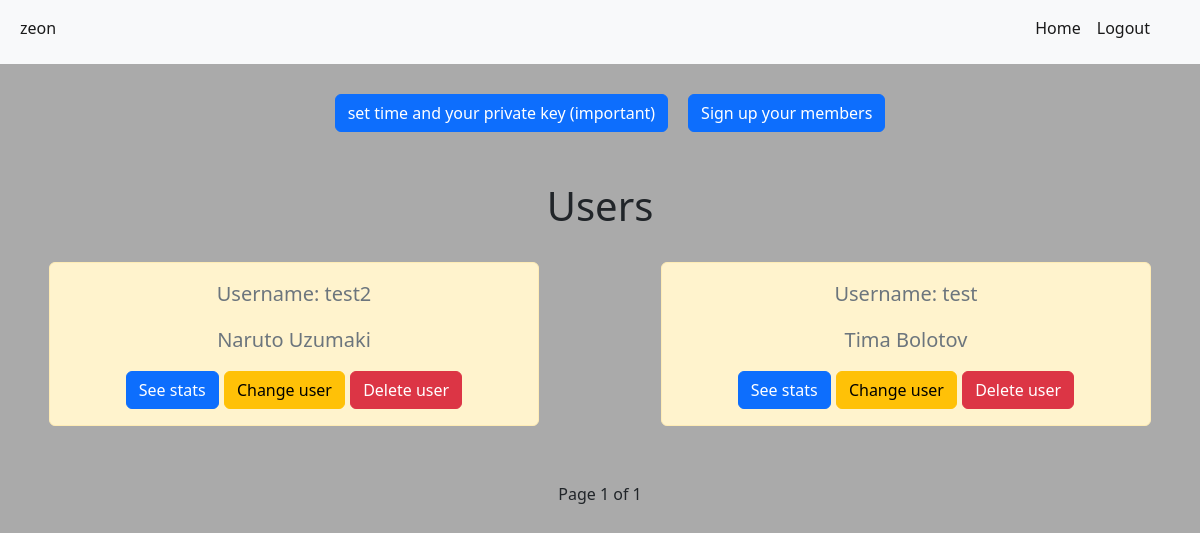
Screenshot of /accounts/company/1 (signed in) with the database file from the repository.
### accounts/models.py (models this page shows)
class CustomUser(AbstractUser):
    is_member = models.BooleanField("member status", default=False)
    is_company = models.BooleanField("company status", default=False)
    objects = CustomUserManager()

class Member(models.Model):
    member = models.OneToOneField(CustomUser, on_delete=models.CASCADE, primary_key=True)
    company_id = models.ForeignKey(Company, on_delete=models.CASCADE, null=True)

### accounts/permissions.py (the view)
		def wrapper_func(request, *args, **kwargs):
			if request.user.is_company:
				return view_func(request, *args, **kwargs)
			else:
				raise PermissionDenied

### accounts/permissions.py (called while the page is built)
def company_allowed():
	def decorator(view_func):
		def wrapper_func(request, *args, **kwargs):
			if request.user.is_company:
				return view_func(request, *args, **kwargs)
			else:
				raise PermissionDenied
		return wrapper_func
	return decorator

### accounts/views.py (called while the page is built)
@company_allowed()
def accountCompanyPage(request, page=1):
    data = Member.objects.filter(company_id=request.user.id)
    paginator = Paginator(data, 6)
    try:
        data = paginator.page(page)
    except EmptyPage:
        data = paginator.page(paginator.num_pages)
    return render(request, "accounts/companyMainPage.html", {"data": data})

### accounts/templates/accounts/companyMainPage.html (shortened to what this page needs)
{% extends "accounts/base.html" %}
{% block content %}
<div class="main-company-page-interact">
    <a href="{% url 'setTime' %}" class="set-time-companies btn btn-primary">set time and your private key (important)</a>
    <a href="{% url 'mem_signup' %}" class="set-time-companies btn btn-primary">Sign up your members</a>
</div>
<div class="main-user-list ">
    <h1>Users</h1>
    <div class="row row-cols-1 row-cols-md-2  row-cols-lg-3 row-cols-xl-2 g-4">
        {% for each in data %}
            <div class="alert alert-warning mt-5 user-from-list fs-5 text-muted col">
                <p>Username: {{ each.member }}</p>
                <p style="text-transform: capitalize;">{{ each.member.first_name }} {{ each.member.last_name }}</p>
                <a href="{% url 'userWorktime' user=each.member page=1 %}" class="btn btn-primary">See stats</a>
                <a href="{% url 'changeUser' id=each.member.id %}" class="btn btn-warning">Change user</a>
                <a href="{% url 'deleteUser' id=each.member.id %}" class="btn btn-danger">Delete user</a>
            </div>
        {% endfor %}
    </div>
    <div class='pagination justify-content-center'>
        <span class='mx-4'>
        Page {{ data.number }} of {{ data.paginator.num_pages }}
        </span>
    </div>
</div>
{% endblock %}

### accounts/templates/accounts/base.html (shortened to what this page needs)
{% load static %}
<!DOCTYPE html>
<html lang="en">
<head>
    <link rel="stylesheet" href="{% static 'css/style.css' %}">
    <link href="https://cdn.jsdelivr.net/npm/bootstrap@5.2.2/dist/css/bootstrap.min.css" rel="stylesheet">
</head>
<body>
    <nav class="navbar navbar-expand-lg navbar-light bg-light">
        <div class="container-fluid">
          <div class="collapse navbar-collapse" id="navbarSupportedContent">
            <ul class="navbar-nav me-auto mb-2 ">
              {% if request.user.is_authenticated and request.user.is_superuser %}
                <li class="nav-item">
                  <a class="nav-link active" href="#">Admin: {{ request.user }}</a>
                </li>
              {% elif request.user.is_authenticated %}
                <li class="nav-item">
                  <a class="nav-link active" href="#">{{ request.user }}</a>
                </li>
              {% endif %}
            </ul>
            <ul class="navbar-nav mb-2 nav-right-main">
              <div class="nav-right">
                {% if request.user.is_authenticated %}
                  <li class="nav-item">
                      <a class="nav-link active" aria-current="page" href="{% url 'UserProfileRedirectPage' %}">Home</a>
                  </li>
                {% endif %}
                {% if request.user.is_authenticated %}
                  <li class="nav-item">
                      <a class="nav-link active" href="{% url 'logout' %}">Logout</a>
                {% else %}
                      <a class="nav-link active" href="{% url 'login' %}">Login</a>
                  </li>
                {% endif %}
              </div>
            </ul>
          </div>
        </div>
      </nav>
    {% block content %} {% endblock %}
</body>
</html>

### static/css/style.css (style rules this page uses)
body { background-color: #aaaaaa !important; }
a { color: blue; text-decoration: none !important; }
.main-user-list { margin-top: 50px; text-align: center; }
.user-from-list { margin-top: 20px; padding: 15px; border: 1px solid; width: 40% !important; margin: 0 auto; }
.set-time-companies { font-size: 20px; margin-left: 20px; }
.main-company-page-interact { text-align: center; display: flex; justify-content: center; margin-top: 30px; }
.nav-right { display: flex; }
.nav-right-main { margin-right: 30px; }
.pagination { margin: 40px 0; }

### rows the page displays
CustomUser: user "zeon"
Member: member "test2", member.first_name "Naruto", member.last_name "Uzumaki"
Member: member "test", member.first_name "Tima", member.last_name "Bolotov"

### other values shown
{{ data.number }} "1"
{{ data.paginator.num_pages }} "1"
